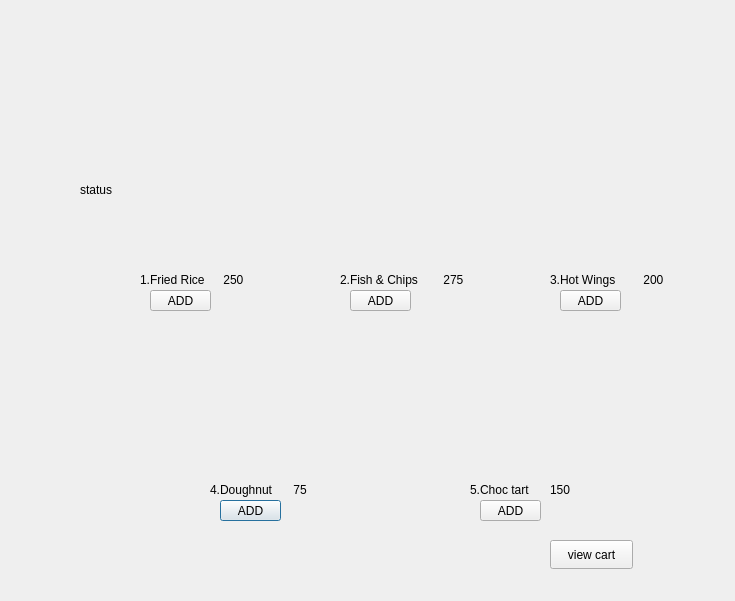
<?xml version="1.0" encoding="UTF-8"?>
<ui version="4.0">
 <class>menu7</class>
 <widget class="QDialog" name="menu7">
  <property name="geometry">
   <rect>
    <x>0</x>
    <y>0</y>
    <width>735</width>
    <height>601</height>
   </rect>
  </property>
  <property name="windowTitle">
   <string>Dialog</string>
  </property>
  <widget class="QLabel" name="label_pic7">
   <property name="geometry">
    <rect>
     <x>30</x>
     <y>-10</y>
     <width>681</width>
     <height>581</height>
    </rect>
   </property>
   <property name="text">
    <string/>
   </property>
  </widget>
  <widget class="QPushButton" name="pushButtond">
   <property name="geometry">
    <rect>
     <x>220</x>
     <y>500</y>
     <width>61</width>
     <height>21</height>
    </rect>
   </property>
   <property name="text">
    <string>ADD</string>
   </property>
  </widget>
  <widget class="QPushButton" name="pushButtonfr">
   <property name="geometry">
    <rect>
     <x>150</x>
     <y>290</y>
     <width>61</width>
     <height>21</height>
    </rect>
   </property>
   <property name="text">
    <string>ADD</string>
   </property>
  </widget>
  <widget class="QPushButton" name="pushButtonct">
   <property name="geometry">
    <rect>
     <x>480</x>
     <y>500</y>
     <width>61</width>
     <height>21</height>
    </rect>
   </property>
   <property name="text">
    <string>ADD</string>
   </property>
  </widget>
  <widget class="QPushButton" name="pushButtonfc">
   <property name="geometry">
    <rect>
     <x>350</x>
     <y>290</y>
     <width>61</width>
     <height>21</height>
    </rect>
   </property>
   <property name="text">
    <string>ADD</string>
   </property>
  </widget>
  <widget class="QPushButton" name="pushButtonhw">
   <property name="geometry">
    <rect>
     <x>560</x>
     <y>290</y>
     <width>61</width>
     <height>21</height>
    </rect>
   </property>
   <property name="text">
    <string>ADD</string>
   </property>
  </widget>
  <widget class="QLabel" name="label">
   <property name="geometry">
    <rect>
     <x>220</x>
     <y>480</y>
     <width>81</width>
     <height>20</height>
    </rect>
   </property>
   <property name="text">
    <string>Doughnut</string>
   </property>
  </widget>
  <widget class="QLabel" name="label_2">
   <property name="geometry">
    <rect>
     <x>480</x>
     <y>480</y>
     <width>63</width>
     <height>20</height>
    </rect>
   </property>
   <property name="text">
    <string>Choc tart</string>
   </property>
  </widget>
  <widget class="QLabel" name="label_3">
   <property name="geometry">
    <rect>
     <x>560</x>
     <y>270</y>
     <width>81</width>
     <height>20</height>
    </rect>
   </property>
   <property name="text">
    <string>Hot Wings</string>
   </property>
  </widget>
  <widget class="QLabel" name="label_4">
   <property name="geometry">
    <rect>
     <x>350</x>
     <y>270</y>
     <width>91</width>
     <height>20</height>
    </rect>
   </property>
   <property name="text">
    <string>Fish &amp; Chips</string>
   </property>
  </widget>
  <widget class="QLabel" name="label_6">
   <property name="geometry">
    <rect>
     <x>140</x>
     <y>270</y>
     <width>63</width>
     <height>20</height>
    </rect>
   </property>
   <property name="text">
    <string>1.</string>
   </property>
  </widget>
  <widget class="QLabel" name="label_7">
   <property name="geometry">
    <rect>
     <x>340</x>
     <y>270</y>
     <width>63</width>
     <height>20</height>
    </rect>
   </property>
   <property name="text">
    <string>2.</string>
   </property>
  </widget>
  <widget class="QLabel" name="label_8">
   <property name="geometry">
    <rect>
     <x>550</x>
     <y>270</y>
     <width>63</width>
     <height>20</height>
    </rect>
   </property>
   <property name="text">
    <string>3.</string>
   </property>
  </widget>
  <widget class="QLabel" name="label_9">
   <property name="geometry">
    <rect>
     <x>210</x>
     <y>480</y>
     <width>63</width>
     <height>20</height>
    </rect>
   </property>
   <property name="text">
    <string>4.</string>
   </property>
  </widget>
  <widget class="QLabel" name="label_10">
   <property name="geometry">
    <rect>
     <x>470</x>
     <y>480</y>
     <width>63</width>
     <height>20</height>
    </rect>
   </property>
   <property name="text">
    <string>5.</string>
   </property>
  </widget>
  <widget class="QLabel" name="label_11">
   <property name="geometry">
    <rect>
     <x>150</x>
     <y>270</y>
     <width>81</width>
     <height>20</height>
    </rect>
   </property>
   <property name="text">
    <string>Fried Rice</string>
   </property>
  </widget>
  <widget class="QLabel" name="label_5">
   <property name="geometry">
    <rect>
     <x>220</x>
     <y>270</y>
     <width>63</width>
     <height>20</height>
    </rect>
   </property>
   <property name="text">
    <string> 250</string>
   </property>
  </widget>
  <widget class="QLabel" name="label_12">
   <property name="geometry">
    <rect>
     <x>440</x>
     <y>270</y>
     <width>63</width>
     <height>20</height>
    </rect>
   </property>
   <property name="text">
    <string> 275</string>
   </property>
  </widget>
  <widget class="QLabel" name="label_13">
   <property name="geometry">
    <rect>
     <x>640</x>
     <y>270</y>
     <width>63</width>
     <height>20</height>
    </rect>
   </property>
   <property name="text">
    <string> 200</string>
   </property>
  </widget>
  <widget class="QLabel" name="label_14">
   <property name="geometry">
    <rect>
     <x>290</x>
     <y>480</y>
     <width>63</width>
     <height>20</height>
    </rect>
   </property>
   <property name="text">
    <string> 75</string>
   </property>
  </widget>
  <widget class="QLabel" name="label_15">
   <property name="geometry">
    <rect>
     <x>550</x>
     <y>480</y>
     <width>63</width>
     <height>20</height>
    </rect>
   </property>
   <property name="text">
    <string>150</string>
   </property>
  </widget>
  <widget class="QLabel" name="label6">
   <property name="geometry">
    <rect>
     <x>80</x>
     <y>180</y>
     <width>63</width>
     <height>20</height>
    </rect>
   </property>
   <property name="text">
    <string>status</string>
   </property>
  </widget>
  <widget class="QPushButton" name="pushButton_view">
   <property name="geometry">
    <rect>
     <x>550</x>
     <y>540</y>
     <width>83</width>
     <height>29</height>
    </rect>
   </property>
   <property name="text">
    <string>view cart</string>
   </property>
  </widget>
 </widget>
 <resources/>
 <connections/>
</ui>
